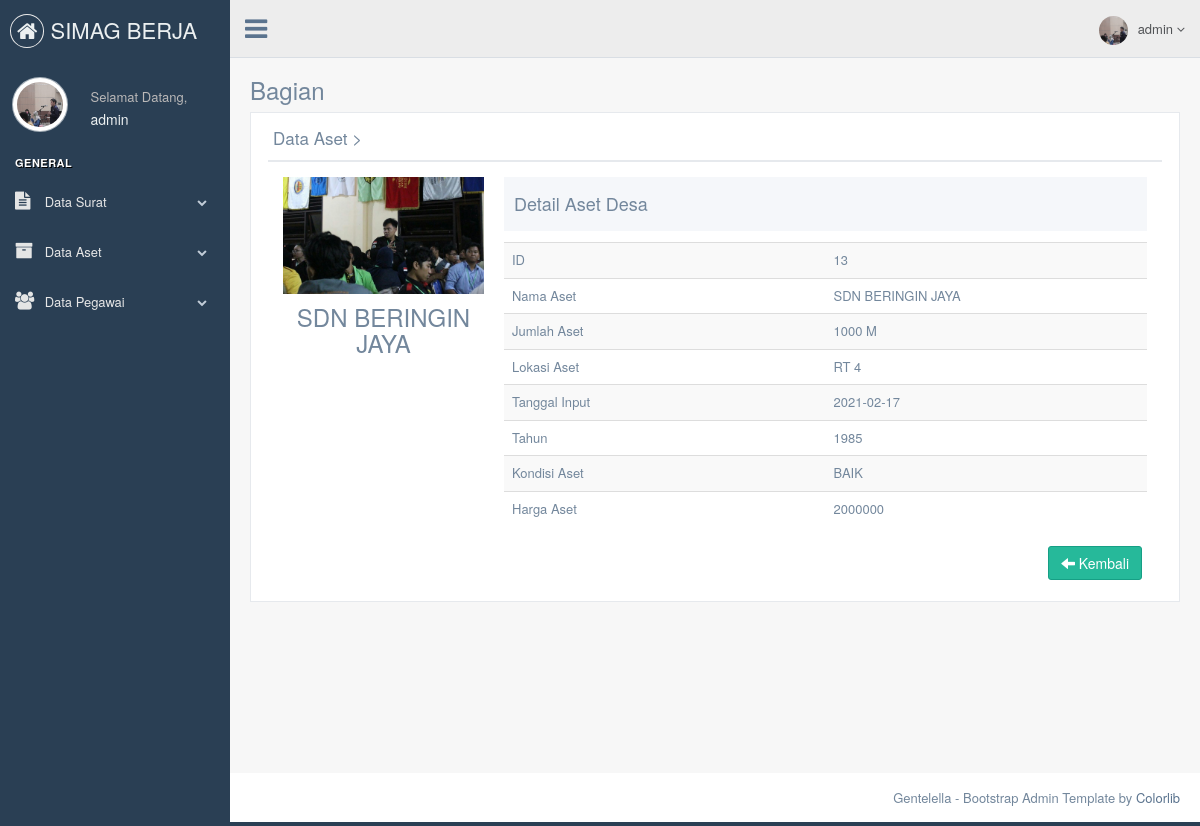
Screenshot of /admin/detail-asetdesa.php?id_asetdesa=13 (signed in) with the database file from the repository.
### tables this page shows
CREATE TABLE `tb_asetdesa` (
  `id_asetdesa` int(11) NOT NULL,
  `nama_asetdesa` varchar(120) NOT NULL,
  `jumlah_asetdesa` varchar(15) NOT NULL,
  `tanggal_asetdesa` date NOT NULL,
  `tahun_asetdesa` year(4) NOT NULL,
  `kondisi_asetdesa` varchar(15) NOT NULL,
  `harga_asetdesa` varchar(15) NOT NULL,
  `gambar` varchar(225) NOT NULL,
  `lokasi_asetdesa` varchar(100) NOT NULL
);

### admin/detail-asetdesa.php (the view, shortened to what this page needs)
<!DOCTYPE html>
<html lang="en">
  <head>
    <link href="../assets/vendors/bootstrap/dist/css/bootstrap.min.css" rel="stylesheet">
    <link href="../assets/vendors/font-awesome/css/font-awesome.min.css" rel="stylesheet">
    <link href="../assets/vendors/nprogress/nprogress.css" rel="stylesheet">
    <link href="../assets/vendors/iCheck/skins/flat/green.css" rel="stylesheet">
    <link href="../assets/vendors/google-code-prettify/bin/prettify.min.css" rel="stylesheet">
    <link href="../assets/vendors/select2/dist/css/select2.min.css" rel="stylesheet">
    <link href="../assets/vendors/switchery/dist/switchery.min.css" rel="stylesheet">
    <link href="../assets/vendors/bootstrap-daterangepicker/daterangepicker.css" rel="stylesheet">
    <link href="../assets/vendors/bootstrap-datetimepicker/build/css/bootstrap-datetimepicker.css" rel="stylesheet">
    <link href="../assets/vendors/starrr/dist/starrr.css" rel="stylesheet">
    <link href="../assets/vendors/bootstrap-daterangepicker/daterangepicker.css" rel="stylesheet">
    <link href="../assets/build/css/custom.min.css" rel="stylesheet">
  </head>
  <body class="nav-md">
    <div class="container body">
      <div class="main_container">
        <?php
        include("sidebarmenu.php");
        ?>
        <?php
        include("header.php");
        ?>
        <div class="right_col" role="main">
          <div class="">
            <div class="page-title">
              <div class="title_left">
                <h3>Bagian</h3>
              </div>
            </div>
            <div class="clearfix"></div>
            <div class="row">
              <div class="col-md-12 col-sm-12 col-xs-12">
                <div class="x_panel">
                  <div class="x_title">
                    <h2>Data Aset ><small>Detail Aset desa</small></h2>
                    <div class="clearfix"></div>
                  </div>
                  <?php include '../koneksi/koneksi.php';
                     $id			= mysqli_real_escape_string($db,$_GET['id_asetdesa']);
                     $sql  		= "SELECT * FROM tb_asetdesa where id_asetdesa='".$id."'";
                     $query  	= mysqli_query($db, $sql);
                     $data 		= mysqli_fetch_array($query);?>
                  <div class="x_content">
                    <div class="col-md-3 col-sm-3 col-xs-12 profile_left">
                      <div class="profile_img">
                        <div id="crop-avatar">
                          <img class="img-responsive avatar-view" src="../bagian/images/<?php echo $data['gambar'];?>" alt="Avatar">
                        </div>
                      </div>
                      <h3 align="center"><?php echo $data['nama_asetdesa']?></h3>
                      <br />
                    </div>
                    <div class="col-md-9 col-sm-9 col-xs-12">
                      <div class="profile_title">
                        <div class="col-md-6">
                          <h2>Detail Aset Desa </h2>
                        </div>
                      </div>
                      <div class="x_content">
                    </div>
                    <table class="table table-striped">
                      <tbody>
                        <tr>
                          <td width="50%">ID</td>
                          <td><?php echo $data['id_asetdesa']?></td>
                        </tr>
                        <tr>
                          <td>Nama Aset</td>
                          <td><?php echo $data['nama_asetdesa']?></td>
                        </tr>
                        <tr>
                          <td>Jumlah Aset</td>
                          <td><?php echo $data['jumlah_asetdesa']?></td>
                        </tr>
                        <tr>
                        <td>Lokasi Aset</td>
                          <td><?php echo $data['lokasi_asetdesa']?></td>
                        </tr>
                        <tr>
                          <td>Tanggal Input</td>
                          <td><?php echo $data['tanggal_asetdesa']?></td>
                        </tr>
                        <tr>
                          <td>Tahun</td>
                          <td><?php echo $data['tahun_asetdesa']?></td>
                        </tr>
                        <tr>
                        <td>Kondisi Aset</td>
                          <td><?php echo $data['kondisi_asetdesa']?></td>
                        </tr>
                           <tr>
                          <td>Harga Aset</td>
                          <td><?php echo $data['harga_asetdesa']?></td>
                        </tr>
                      </tbody>
                    </table>
                    <div class="text-right">
                   <a href="dataasetdesa.php" class="btn btn-success"><span class="glyphicon glyphicon-arrow-left"></span> Kembali</a></div>
                  </div>
                    </div>
                  </div>
                </div>
              </div>
            </div>
          </div>
        </div>
        <footer>
          <div class="pull-right">
            Gentelella - Bootstrap Admin Template by <a href="https://colorlib.com">Colorlib</a>
          </div>
          <div class="clearfix"></div>
        </footer>
      </div>
  </body>
</html>

### admin/sidebarmenu.php (shortened to what this page needs)
<?php
	 include '../koneksi/koneksi.php';
			$sql  		= "SELECT * FROM tb_admin where id_admin='".$_SESSION['id']."'";
			$query  	= mysqli_query($db, $sql);
			$data 		= mysqli_fetch_array($query);
?>
        <div class="col-md-3 left_col">
          <div class="left_col scroll-view">
            <div class="navbar nav_title" style="border: 0; background-colour : #20c997;">
              <a href="index.php" class="site_title"><i class="fa fa-home"></i> <span> SIMAG BERJA</span></a>
            </div>
            <div class="profile clearfix">
              <div class="profile_pic">
                <img src="images/<?php echo $data['gambar']; ?>" height="55" width="55" alt="" class="img-circle profile_img">
              </div>
              <div class="profile_info">
                <span>Selamat Datang,</span>
                <h2><?php echo $_SESSION['nama'];?></h2>
              </div>
            </div>
            <br />
            <div id="sidebar-menu" class="main_menu_side hidden-print main_menu">
              <div class="menu_section">
                <h3>General</h3>
                <ul class="nav side-menu">
                  <li><a><i class="fa fa-file-text"></i> Data Surat <span class="fa fa-chevron-down"></span></a>
                  </li>
                  <li><a><i class="fa fa-archive"></i> Data Aset <span class="fa fa-chevron-down"></span></a>
                  </li>
                  <li><a><i class="fa fa-users"></i> Data Pegawai <span class="fa fa-chevron-down"></span></a>
                  </li>
                </ul>
              </div>
            </div>
          </div>
        </div>

### admin/header.php (shortened to what this page needs)
<?php
include '../koneksi/koneksi.php';
$sql  		= "SELECT * FROM tb_admin where id_admin='".$_SESSION['id']."'";
$query  	= mysqli_query($db, $sql);
$data 		= mysqli_fetch_array($query);
?>
        <div class="top_nav">
          <div class="nav_menu" style="background-colour : dogeblue;">
            <nav>
              <div class="nav toggle">
                <a id="menu_toggle"><i class="fa fa-bars"></i></a>
              </div>
              <ul class="nav navbar-nav navbar-right">
                <li class="">
                  <a href="javascript:;" class="user-profile dropdown-toggle" data-toggle="dropdown" aria-expanded="false">
                    <img src="images/<?php echo $data['gambar']; ?>" alt=""><?php echo $_SESSION['nama'];?>
                    <span class=" fa fa-angle-down"></span>
                  </a>
                </li>
              </ul>
            </nav>
          </div>
        </div>

### rows the page displays
tb_asetdesa: gambar (picture), nama_asetdesa "SDN BERINGIN JAYA", id_asetdesa "13", jumlah_asetdesa "1000 M", lokasi_asetdesa "RT 4", tanggal_asetdesa "2021-02-17", tahun_asetdesa "1985", kondisi_asetdesa "BAIK", harga_asetdesa "2000000"

### other values shown
$_SESSION['nama'] "admin"
